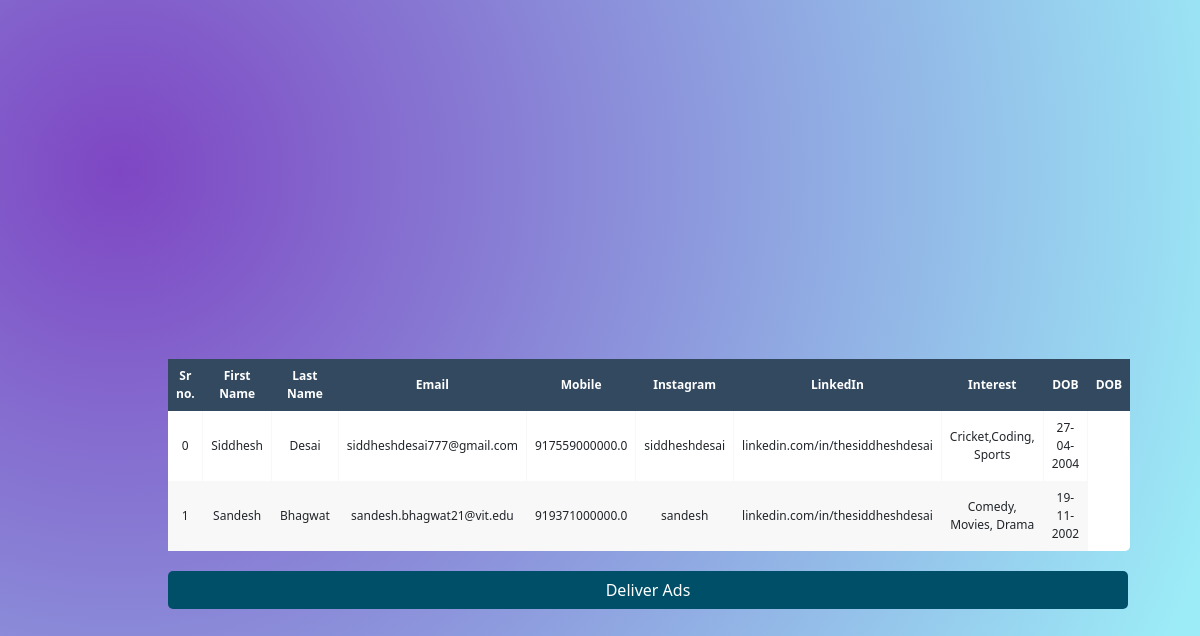
Page /customers on the committed database.
### tables this page shows
CREATE TABLE "da" (
"index" INTEGER,
  "First Name" TEXT,
  "Last Name" TEXT,
  "Email" TEXT,
  "WhatsApp" REAL,
  "Telegram" TEXT,
  "Linkedin" TEXT,
  "Interests" TEXT,
  "Date of Birth" TEXT
);

### app.py (the view)
@app.route('/customers', methods=['GET', 'POST'])
def display_table():
    connection = sqlite3.connect('demo.db')
    cursor = connection.cursor()
    cursor.execute('SELECT * FROM da')
    data = cursor.fetchall()
    print(data)
    connection.close()
    if request.method == 'POST':
        for i in data:
            send_whatsapp_message("+" + str(i[4]), i[9])
    return render_template('customer_table.html', data=data)

### templates/customer_table.html (shortened to what this page needs)
<!DOCTYPE html>
<html lang="en">
<head>
    <link href="https://cdn.jsdelivr.net/npm/bootstrap@5.3.2/dist/css/bootstrap.min.css" rel="stylesheet"
>
</head>
<body style="background: radial-gradient(circle at 10% 20%, rgb(126, 70, 195) 0%, rgb(156, 236, 247) 90%); background-size:cover">
    <div class="div" style="width: 80%; align-content: center; margin-top: 8%; margin-left: 8%;">
    <table class="fl-table" border="1">
        <thead>
            <tr>
                <th>Sr no.</th>
                <th>First Name</th>
                <th>Last Name</th>
                <th>Email</th>
                <th>Mobile</th>
                <th>Instagram</th>
                <th>LinkedIn</th>
                <th>Interest</th>
                <th>DOB</th>
                <th>DOB</th>
            </tr>
        </thead>
        <tbody>
            {% for row in data %}
                <tr>
                    {% for value in row %}
                        <td>{{ value }}</td>
                    {% endfor %}
                </tr>
            {% endfor %}
        </tbody>
    </table>
    <form action="/customers" method="POST">
        <button type="submit" value="Submit" style="
            color: white;
            align-items: center;
            border-radius: 5px;
            width: 100%;
            height: 1cm;
            background-color: #004f69;
            border-color: white;
            border-style: hidden;
            margin-top:20px;
            margin-bottom: 5%;
          ">Deliver Ads</button>
    </form>
    </div>
</body>
</html>

### templates/customer_table.html (style rules this page uses)
body { display: flex; align-items: center; justify-content: center; height: 100vh; margin-top: 5%;  background: radial-gradient( circle at 10% 20%, rgb(126, 70, 195) 0%, rgb(156, 236, 247) 90% ); background-repeat: no-repeat; background-size: 110% 110%; }
.fl-table { border-radius: 5px; font-size: 12px; font-weight: normal; border: none; border-collapse: collapse;   white-space: nowrap; background-color: white; }
.fl-table td, .fl-table th { text-align: center; padding: 8px; }
.fl-table td { border-right: 1px solid #f8f8f8; font-size: 12px; }
.fl-table thead th { color: #ffffff; background: #324960; }
.fl-table thead th:nth-child(odd) { color: #ffffff; background: #324960; }
.fl-table tr:nth-child(even) { background: #F8F8F8; }

### rows in the picture
da: row "0", First Name "Siddhesh", Last Name "Desai", Email "siddheshdesai777@gmail.com", WhatsApp "917559000000.0", Telegram "siddheshdesai", Linkedin "linkedin.com/in/thesiddheshdesai", Interests "Cricket,Coding, Sports", Date of Birth "27-04-2004"
da: row "1", First Name "Sandesh", Last Name "Bhagwat", Email "sandesh.bhagwat21@vit.edu", WhatsApp "919371000000.0", Telegram "sandesh", Linkedin "linkedin.com/in/thesiddheshdesai", Interests "Comedy, Movies, Drama", Date of Birth "19-11-2002"
